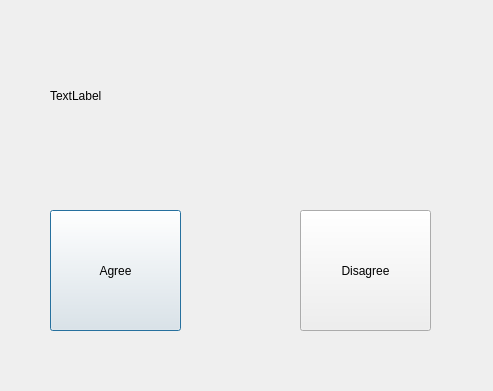
<?xml version="1.0" encoding="UTF-8"?>
<ui version="4.0">
 <class>GameWindow</class>
 <widget class="QDialog" name="GameWindow">
  <property name="geometry">
   <rect>
    <x>0</x>
    <y>0</y>
    <width>493</width>
    <height>391</height>
   </rect>
  </property>
  <property name="windowTitle">
   <string>Dialog</string>
  </property>
  <widget class="QPushButton" name="YesButton">
   <property name="geometry">
    <rect>
     <x>50</x>
     <y>210</y>
     <width>131</width>
     <height>121</height>
    </rect>
   </property>
   <property name="text">
    <string>Agree</string>
   </property>
  </widget>
  <widget class="QPushButton" name="NoButton">
   <property name="geometry">
    <rect>
     <x>300</x>
     <y>210</y>
     <width>131</width>
     <height>121</height>
    </rect>
   </property>
   <property name="text">
    <string>Disagree</string>
   </property>
  </widget>
  <widget class="QLabel" name="label">
   <property name="geometry">
    <rect>
     <x>50</x>
     <y>20</y>
     <width>441</width>
     <height>151</height>
    </rect>
   </property>
   <property name="text">
    <string>TextLabel</string>
   </property>
  </widget>
 </widget>
 <resources/>
 <connections/>
</ui>
